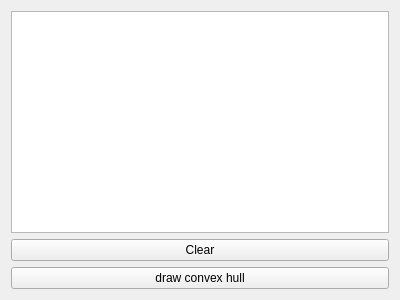
<?xml version="1.0" encoding="UTF-8"?>
<ui version="4.0">
 <class>Paint</class>
 <widget class="QWidget" name="Paint">
  <property name="geometry">
   <rect>
    <x>0</x>
    <y>0</y>
    <width>400</width>
    <height>300</height>
   </rect>
  </property>
  <property name="windowTitle">
   <string>Paint</string>
  </property>
  <layout class="QGridLayout" name="gridLayout">
   <item row="0" column="0">
    <widget class="QGraphicsView" name="graphicsView"/>
   </item>
   <item row="2" column="0">
    <widget class="QPushButton" name="pushButton">
     <property name="text">
      <string>draw convex hull</string>
     </property>
    </widget>
   </item>
   <item row="1" column="0">
    <widget class="QPushButton" name="pushButton_2">
     <property name="text">
      <string>Clear</string>
     </property>
    </widget>
   </item>
  </layout>
 </widget>
 <layoutdefault spacing="6" margin="11"/>
 <resources/>
 <connections/>
</ui>
